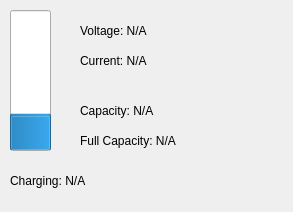
<?xml version="1.0" encoding="UTF-8"?>
<ui version="4.0">
 <class>Form</class>
 <widget class="QWidget" name="Form">
  <property name="geometry">
   <rect>
    <x>0</x>
    <y>0</y>
    <width>293</width>
    <height>212</height>
   </rect>
  </property>
  <property name="windowTitle">
   <string>Battery State</string>
  </property>
  <widget class="QProgressBar" name="progressBar">
   <property name="geometry">
    <rect>
     <x>10</x>
     <y>10</y>
     <width>41</width>
     <height>141</height>
    </rect>
   </property>
   <property name="value">
    <number>24</number>
   </property>
   <property name="orientation">
    <enum>Qt::Vertical</enum>
   </property>
  </widget>
  <widget class="QLabel" name="label_voltage">
   <property name="geometry">
    <rect>
     <x>80</x>
     <y>20</y>
     <width>181</width>
     <height>21</height>
    </rect>
   </property>
   <property name="text">
    <string>Voltage: N/A</string>
   </property>
  </widget>
  <widget class="QLabel" name="label_current">
   <property name="geometry">
    <rect>
     <x>80</x>
     <y>50</y>
     <width>181</width>
     <height>21</height>
    </rect>
   </property>
   <property name="text">
    <string>Current: N/A</string>
   </property>
  </widget>
  <widget class="QLabel" name="label_f_capacity">
   <property name="geometry">
    <rect>
     <x>80</x>
     <y>130</y>
     <width>181</width>
     <height>21</height>
    </rect>
   </property>
   <property name="text">
    <string>Full Capacity: N/A</string>
   </property>
  </widget>
  <widget class="QLabel" name="label_capacity">
   <property name="geometry">
    <rect>
     <x>80</x>
     <y>100</y>
     <width>181</width>
     <height>21</height>
    </rect>
   </property>
   <property name="text">
    <string>Capacity: N/A</string>
   </property>
  </widget>
  <widget class="QLabel" name="label_charge">
   <property name="geometry">
    <rect>
     <x>10</x>
     <y>170</y>
     <width>181</width>
     <height>21</height>
    </rect>
   </property>
   <property name="text">
    <string>Charging: N/A</string>
   </property>
  </widget>
 </widget>
 <resources/>
 <connections/>
</ui>
